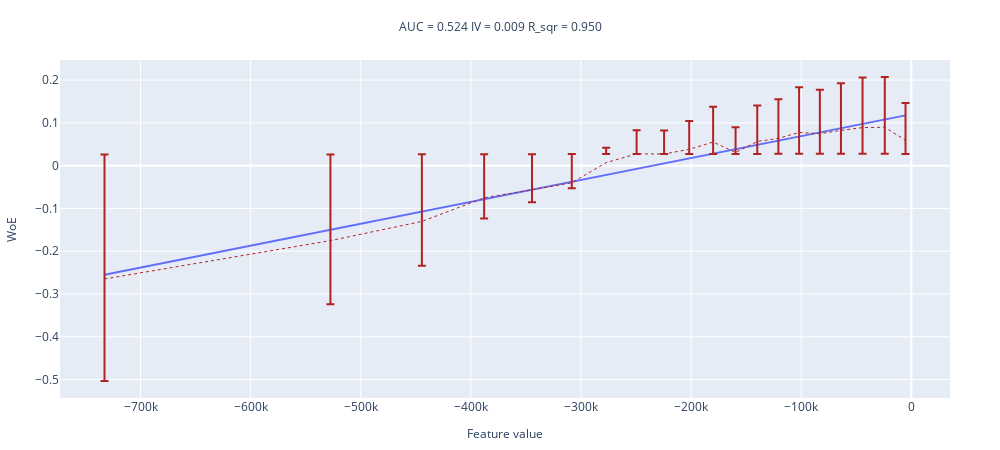

Here is the notebook cell this chart was saved with:
### Code cell
woe_line(-((df_for_logreg[top15features_stable[2]].to_numpy()-350))**2, df_for_logreg[TARGET].to_numpy(), 20)
